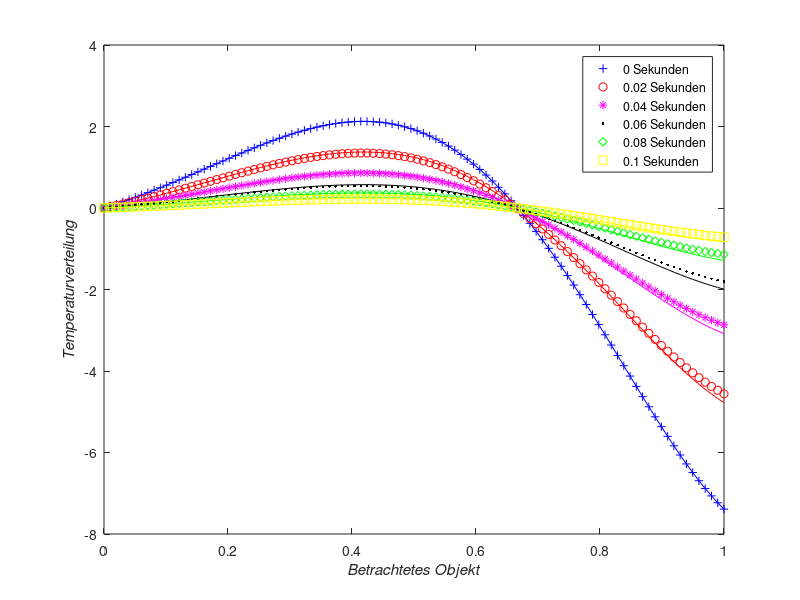

Here is the MATLAB script that generated this plot:
close all;
clear;

%veränderbare Variablen
T       = 0.1;                  %obere Grenze für t (Betrachtungszeit)
n       = 100;                  %Anzahl der Summanden pro Zeitschritt
eps     = 1;                    %Epsilon (aus Aufgabenstellung)
a       = 2;                    %variabel (aus Aufgabenstellung)
alpha   = -((9*pi^2)/4) - a^2;  %Konstante aus Separationsansatz (X * T = alpha)
xMax    = 100;                  %Anzahl Wegschritte
%abhängige Variablen (bzw. vorgegeben aus Aufgabenstellung)
L       = 1;                                                %obere Intervallgrenze für x
x       = linspace(0, L, xMax);                             %Unterteilung Weg
deltaX  = L/xMax;                                           %Abstand zwischen 2 Weg-Schritten
deltaT  = min(0.9*deltaX/(2*a), (0.5*0.5*deltaX^2)/eps);    %Abstand zwischen 2 Zeit-Schritten
tMax    = ceil(T/deltaT);                                   %Anzahl Zeitschritte
t       = linspace(0, T, tMax);                             %Unterteilung Zeit
u       = zeros(xMax, tMax);                                %exakte Lösung
v       = zeros(xMax, tMax);                                %numerische Lösung
%%%%%%%%%%%%%%%%%
%Funktionen für exakte Lösung
funSin  = @(x) sin((3*pi*x)/2); 
funEx   = @(x, t) exp(a*x + alpha*t);
%Funktionen für exakte Lösung
funE    = @(x) exp(a*x);

%Exakte Lösung
for k = 1:tMax
    for j = 1:xMax
        u(j, k) = funEx(x(j), t(k))*funSin(x(j));
    end
end

%Anfangswerte
for i = 1:xMax
   v(i, 1) = funE(x(i))*funSin(x(i));
end
%Randwerte
for i = 1:tMax
   v(1, i) = 0;
end

%Numerische Löung (explizit)
for k = 2:tMax-1
    if (a < 0)
        v(xMax, k) = 2*a*deltaX*v(xMax-1,k-1)+v(xMax-2,k-1);
        for j = 2:xMax-1   
            temp1   = (v(j+1, k-1) - 2*v(j, k-1) + v(j-1, k-1))/deltaX;
            temp2   = v(j+1, k-1) - v(j, k-1);
            v(j, k) = (eps*temp1 - 2*a*temp2)*(deltaT/deltaX) + v(j, k-1);
        end
    end
    if (a >= 0)
        v(xMax, k) = 2*a*deltaX*v(xMax-1,k-1)+v(xMax-2,k-1);
        for j = 2:xMax-1   
            temp1   = (v(j+1, k-1) - 2*v(j, k-1) + v(j-1, k-1))/deltaX;
            temp2   = v(j, k-1) - v(j-1, k-1);
            v(j, k) = (eps*temp1 - 2*a*temp2)*(deltaT/deltaX) + v(j, k-1);
        end
    end
end

%Plot
figure('Name', 'exakte Lösung und explizite numerische Lösung','NumberTitle','off')
plot(x, u(1:xMax,1),'b')
xlabel('Betrachtetes Objekt','FontAngle','italic');
ylabel('Temperaturverteilung','FontAngle','italic');
hold on 
i1 = plot(x, v(1:xMax,1),'b+');

plot(x, u(1:xMax,  ceil(tMax/6)),'r')
i2 = plot(x, v(1:xMax,  ceil(tMax/6)),'ro');

plot(x, u(1:xMax, 2* ceil(tMax/6)),'m')
i3 = plot(x, v(1:xMax, 2* ceil(tMax/6)),'m*');

plot(x, u(1:xMax, 3* ceil(tMax/6)),'k')
i4 = plot(x, v(1:xMax, 3* ceil(tMax/6)),'k.');

plot(x, u(1:xMax, 4* ceil(tMax/6)),'g')
i5 = plot(x, v(1:xMax, 4* ceil(tMax/6)),'gd');

plot(x, u(1:xMax, 5* ceil(tMax/6)),'y')
i6 = plot(x, v(1:xMax, 5* ceil(tMax/6)),'ys');
lgd = legend([i1 i2 i3 i4 i5 i6],'0 Sekunden','0.02 Sekunden','0.04 Sekunden','0.06 Sekunden','0.08 Sekunden','0.1 Sekunden');
hold off